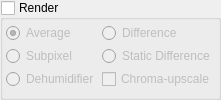
           <widget class="QGroupBox" name="render_group">
            <property name="title">
             <string>Render</string>
            </property>
            <property name="checkable">
             <bool>true</bool>
            </property>
            <property name="checked">
             <bool>false</bool>
            </property>
            <layout class="QGridLayout" name="gridLayout_3">
             <property name="leftMargin">
              <number>3</number>
             </property>
             <property name="topMargin">
              <number>3</number>
             </property>
             <property name="rightMargin">
              <number>3</number>
             </property>
             <property name="bottomMargin">
              <number>6</number>
             </property>
             <property name="spacing">
              <number>3</number>
             </property>
             <item row="0" column="0">
              <widget class="QRadioButton" name="rbtn_avg">
               <property name="text">
                <string>Average</string>
               </property>
               <property name="checked">
                <bool>true</bool>
               </property>
              </widget>
             </item>
             <item row="0" column="1">
              <widget class="QRadioButton" name="rbtn_diff">
               <property name="text">
                <string>Difference</string>
               </property>
              </widget>
             </item>
             <item row="6" column="0">
              <widget class="QRadioButton" name="rbtn_dehumidifier">
               <property name="text">
                <string>Dehumidifier</string>
               </property>
              </widget>
             </item>
             <item row="5" column="0">
              <widget class="QRadioButton" name="rbtn_subpixel">
               <property name="text">
                <string>Subpixel</string>
               </property>
              </widget>
             </item>
             <item row="5" column="1">
              <widget class="QRadioButton" name="rbtn_static_diff">
               <property name="text">
                <string>Static Difference</string>
               </property>
              </widget>
             </item>
             <item row="6" column="1">
              <widget class="QCheckBox" name="cbx_chroma">
               <property name="text">
                <string>Chroma-upscale</string>
               </property>
              </widget>
             </item>
            </layout>
           </widget>
